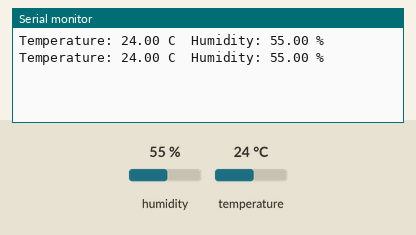
A sketch run on a simulated Arduino Uno, built with avr-gcc and run on an emulated ATmega328P. Parts: the last lines printed to the serial monitor. Inputs (shaded band) come from the test bench; at power-on: humidity 55 %, temperature 24 °C.

Above: at 2.8 s.
2.9 s: humidity set to 22 %
At 4.7 s:
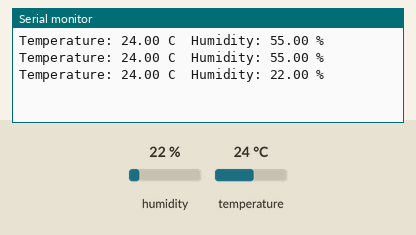
5.6 s: temperature set to 12 °C
At 6.4 s:
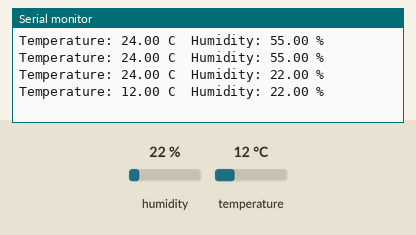
8.3 s: humidity set to 40 %
At 11.1 s:
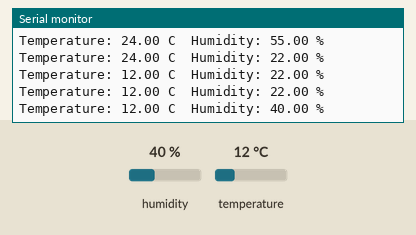
Timing chart, 0 to 12.6 s (numbered marks = the images above; inputs shaded):
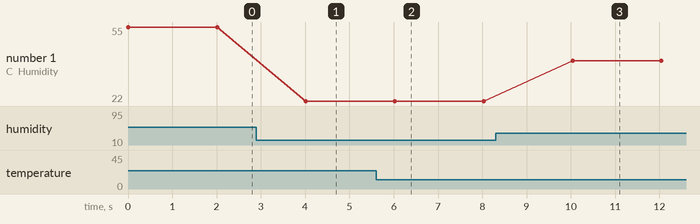

The sketch:

weather-logger.ino
```cpp
#include "DHT.h"

#define DHTPIN 2
#define DHTTYPE DHT22

DHT dht(DHTPIN, DHTTYPE);

void setup() {
  Serial.begin(9600);
  dht.begin();
}

void loop() {
  float temp = dht.readTemperature();
  float hum = dht.readHumidity();

  Serial.print("Temperature: ");
  Serial.print(temp);
  Serial.print(" C");

  Serial.print("  Humidity: ");
  Serial.print(hum);
  Serial.println(" %");

  delay(2000);
}
```

Measured:
- after the input at 2.9 s, the serial monitor: prints a new line after 1.1 s (image 1)
- after the input at 5.6 s, the serial monitor: prints a new line after 0.42 s (image 2)
- after the input at 8.3 s, the serial monitor: prints a new line after 1.7 s (image 3)
- plotted number 1: 55 → 22 after the input at 2.9 s, 22 → 40 after the input at 8.3 s
